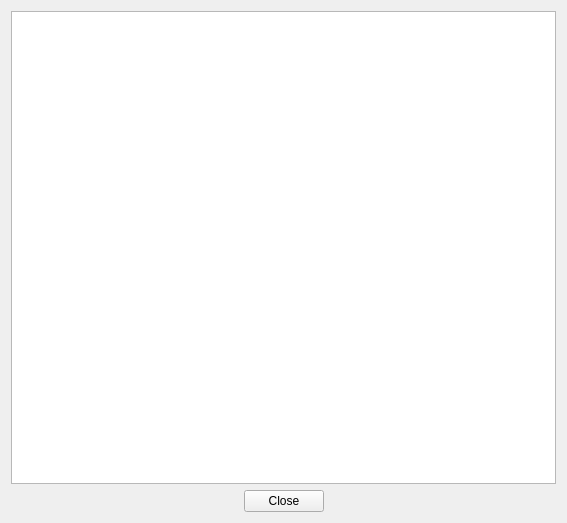
<?xml version="1.0" encoding="UTF-8"?>
<ui version="4.0">
 <class>WLoadExecutionInfoUI</class>
 <widget class="QWidget" name="WLoadExecutionInfoUI">
  <property name="geometry">
   <rect>
    <x>0</x>
    <y>0</y>
    <width>567</width>
    <height>523</height>
   </rect>
  </property>
  <property name="windowTitle">
   <string>Loading Execution Complete</string>
  </property>
  <layout class="QVBoxLayout" name="verticalLayout">
   <item>
    <widget class="QTextEdit" name="text_p"/>
   </item>
   <item>
    <widget class="QDialogButtonBox" name="buttons_p">
     <property name="standardButtons">
      <set>QDialogButtonBox::Close</set>
     </property>
     <property name="centerButtons">
      <bool>true</bool>
     </property>
    </widget>
   </item>
  </layout>
 </widget>
 <layoutdefault spacing="6" margin="11"/>
 <pixmapfunction>QPixmap</pixmapfunction>
 <resources/>
 <connections/>
</ui>
